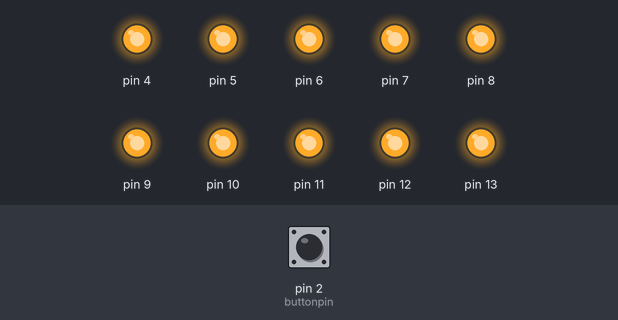
Bench run of a sketch on a simulated Arduino Uno, built with avr-gcc and run on an emulated ATmega328P. Parts: output pins drawn as LEDs (lit = HIGH). The inputs (shaded band) are chosen by the test bench; at power-on: pin 2 (buttonpin) LOW.

Above: at 1.2 s.
1.3 s: pin 2 (buttonpin) pulled HIGH for 0.15 s
At 1.37 s:
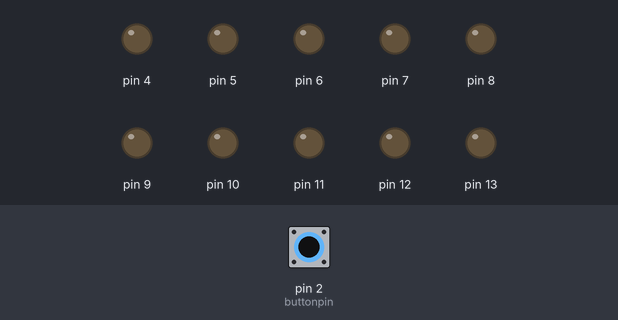
2.9 s: pin 2 (buttonpin) pulled HIGH for 3.2 s
At 6.7 s:
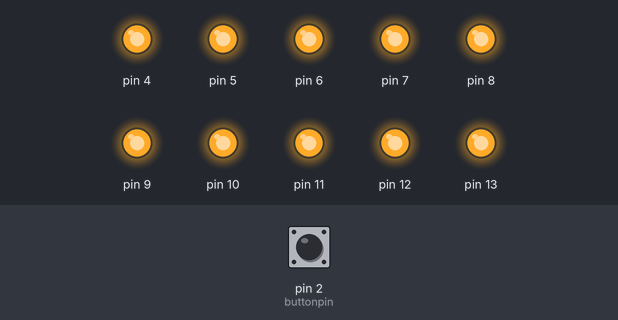
Timing chart, 0 to 8.2 s (numbered marks = the images above; inputs shaded):
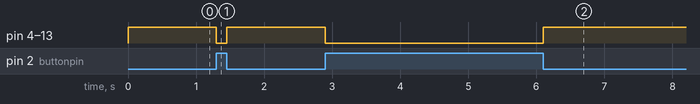

The sketch:

extenal_led.ino
```cpp
#define buttonpin 2

int buttonState = 1;

void setup() {
  for(int i=4;i<14;i++){
    pinMode(i,OUTPUT);
    digitalWrite(i,LOW);
  }
  pinMode(buttonpin,INPUT);
}

void loop() {

int buttonpress=1;
 buttonState=digitalRead(buttonpin);
  for(int i=4;i<14;i++){
    if(buttonState==HIGH ){
    digitalWrite(i,LOW);
  }else{
    digitalWrite(i,HIGH);
  }

  }


}
```

Measured:
- after the input at 1.3 s, pin 4–13: HIGH → LOW at once, → HIGH 0.15 s later
- after the input at 2.9 s, pin 4–13: HIGH → LOW at once, → HIGH 3.2 s later
